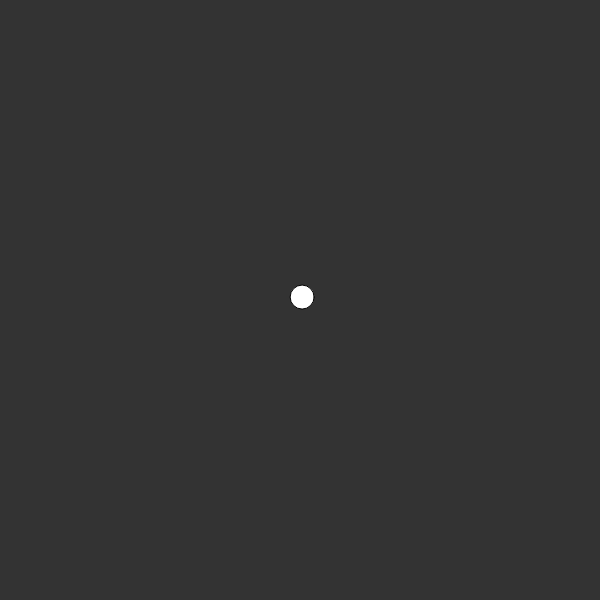
Frame 1 (no input)
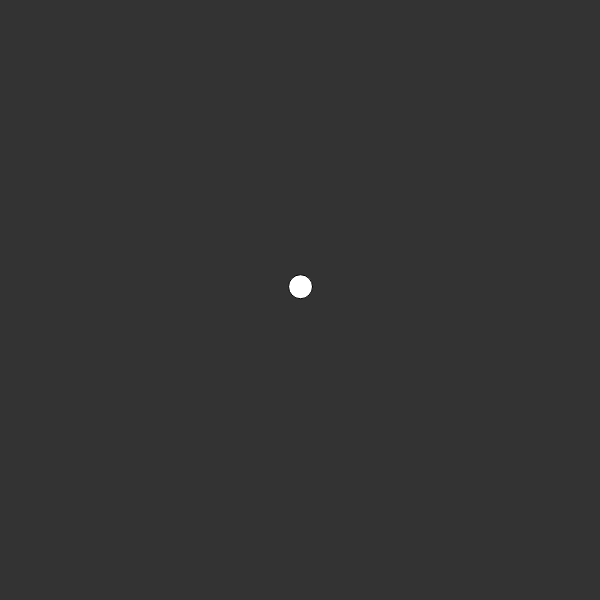
Frame 60 (no input)
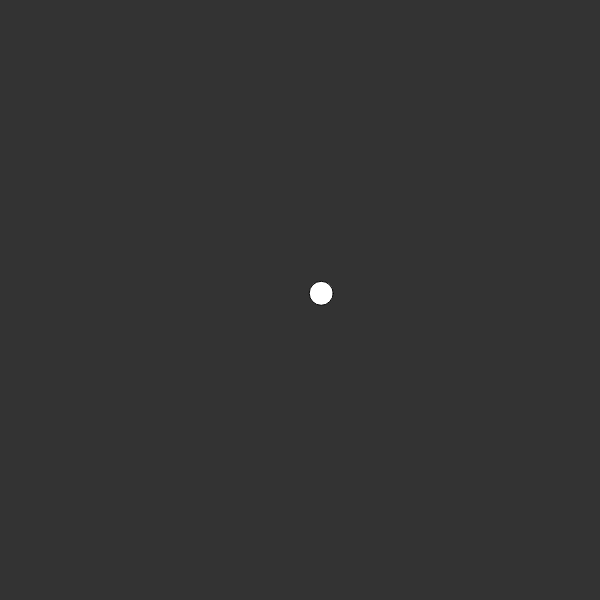
Frame 120 (the mouse pressed at the canvas centre since frame 60)

The p5.js sketch that drew these frames (run headless with seeded random() and noise() and a simulated clock; from frame 60 on, the mouse is pressed at the canvas centre):

// p5.js sketch
// ── sketch.js
let w;

function setup() {

  createCanvas(600, 600);
  w = new Walker();
}

function draw() {

  background(51);
  w.update();
  w.show();
}

class Walker {

  constructor() {
    this.x = width / 2;
    this.y = height / 2;
  }

  update() {
    this.x += random(-5, 5);
    this.y += random(-5, 5);
  }

  show() {
    fill(255);
    ellipse(this.x, this.y, 24, 24);
  }
}

/*
# Nature_of_Code_p5js

Daniel Shiffman's Nature of Code course on:
https://www.kadenze.com/courses/the-nature-of-code/info

More info:
https://github.com/shiffman/The-Nature-of-Code
http://natureofcode.com/

this.info
Random Walker
*/
